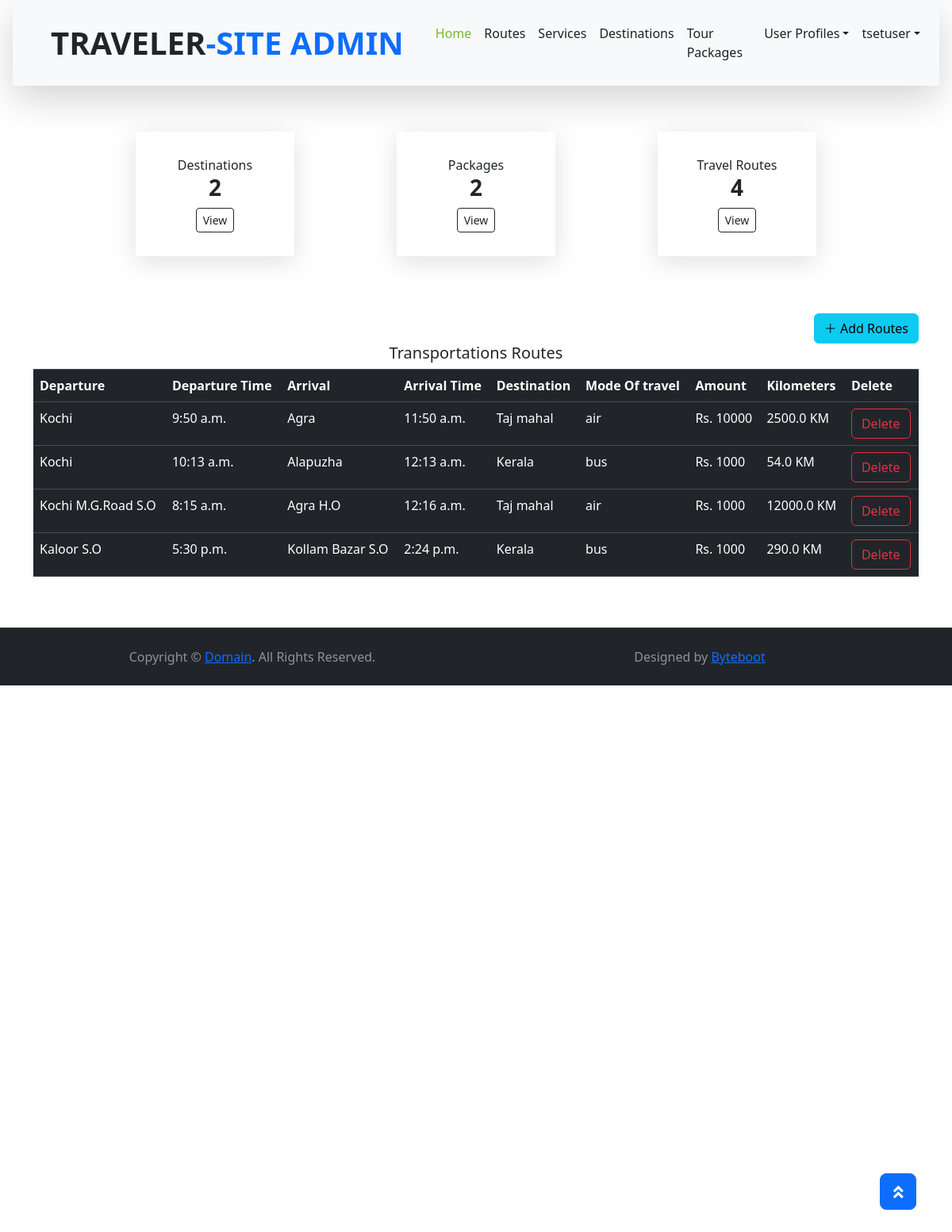
Screenshot of /destinations/RouteHome (signed in) with the database file from the repository.
### Destinations/models.py (models this page shows)
class Journey(models.Model):
    options = (("air","air"),("train","train"),("bus","bus"),("other","other"))
    staring_from = models.CharField(max_length=255,null=True,blank=True)
    spincode = models.IntegerField(null=True,blank=True)
    start_date = models.DateField(auto_now_add=False,null=True,blank=True),
    straing_time = models.TimeField(null=True,blank=True)
    destination = models.CharField(max_length=255,null=True,blank=True)
    epincode = models.IntegerField(null=True,blank=True)
    stopbetween_mode = models.CharField(max_length=255, choices=options,null=True,blank=True)
    stop_beteween = models.CharField(max_length=255,null=True)
    destination_include = models.ForeignKey(Destination, on_delete=models.SET_NULL,null=True,blank=True)
    end_date = models.DateField(auto_now_add=False,null=True,blank=True),
    ending_time = models.TimeField(null=True,blank=True)
    Time_Taken_toTravel_in_Hours = models.FloatField(null=True,blank=True)
    mode_of_travel = models.CharField(max_length=255, choices=options,null=True,blank=True)
    cost = models.IntegerField(null=True,blank=True)
    total_Kilomeaters = models.FloatField(null=True,blank=True)

class Destination(models.Model):
    destination_name = models.CharField(max_length=255)
    key_words = models.CharField(max_length=255)
    image = models.FileField(upload_to="destination_image")
    place = models.CharField(max_length=255)
    district = models.CharField(max_length=255)
    contry = models.ForeignKey(Contry, on_delete=models.CASCADE)
    date = models.DateField(auto_now_add=True)
    attractions = models.CharField(max_length=1000)
    address = models.TextField(max_length=1000)
    postel_code = models.IntegerField()
    def __str__(self):
        return self.destination_name

### Destinations/views.py (the view, shortened to what this page needs)
# urls.py: path("RouteHome",views.RouteHome,name="RouteHome"),
def RouteHome(request):
    desti = Destination.objects.all()
    paki = Packages.objects.all()
    form = JournyAddForm()
    jou = Journey.objects.all()
    context = {
        "noofdesti":len(desti),
        "lenpaki":len(paki),
        "jour":jou,
        "lenjour":len(jou),
        "form":form,
    }
    return render(request, "routes.html",context)

### templates/routes.html (shortened to what this page needs)
{% extends "adminindex.html" %}
{% block content %}
<br>
<div class="container mb-5">
    <div class="row">
        <div class="col-md-12 text-right">
            <button class="btn btn-info" data-bs-toggle="offcanvas" data-bs-target="#offcanvasRight" aria-controls="offcanvasRight"><i class="bi bi-plus-lg"></i> Add Routes </button>
        </div>
        <div class="col-md-12">
            <h5 class="text-center">Transportations Routes</h5>
            <div class="boxe">
                <table class="table table-dark table-stripped">
                    <tr>
                        <th>Departure</th>
                        <th>Departure Time</th>
                        <th>Arrival</th>
                        <th>Arrival Time</th>
                        <th>Destination</th>
                        <th>Mode Of travel</th>
                        <th> Amount</th>
                        <th>Kilometers</th>
                        <th>Delete</th>
                    </tr>
                    {% for dst in jour  %}
                    <tr>
                        <td>{{dst.staring_from}}</td>
                        <td>{{dst.straing_time}}</td>
                        <td>{{dst.destination}}</td>
                        <td>{{dst.ending_time}}</td>
                        <td>{{dst.destination_include}}</td>
                        <td>{{dst.mode_of_travel}}</td>
                        <td>Rs. {{dst.cost}}</td>
                        <td>{{dst.total_Kilomeaters}} KM</td>
                        <th><a href="{%url 'DeleteRoute' dst.id %}" class="btn btn-outline-danger">Delete</a></th>
                    </tr>
                    {% endfor %}
                </table>
            </div>
        </div>
    </div>
</div>
{% endblock%}

### templates/adminindex.html (shortened to what this page needs)
<!DOCTYPE html>
{% load static %}
<html lang="en">
<head>
    <link href="https://cdnjs.cloudflare.com/ajax/libs/font-awesome/5.10.0/css/all.min.css" rel="stylesheet">
    <link href="{%static 'lib/owlcarousel/assets/owl.carousel.min.css' %}" rel="stylesheet">
    <link href="{%static 'lib/tempusdominus/css/tempusdominus-bootstrap-4.min.css' %}" rel="stylesheet" />
    <link rel="stylesheet" href="https://cdn.jsdelivr.net/npm/bootstrap-icons@1.11.3/font/bootstrap-icons.min.css">
    <link href="{%static 'css/style.css' %}" rel="stylesheet">
    <link href="https://cdn.jsdelivr.net/npm/bootstrap@5.3.2/dist/css/bootstrap.min.css" rel="stylesheet">
</head>
<body>
    <div class="container-fluid position-relative nav-bar p-0">
        <div class="container-fluid-lg position-relative p-0 px-lg-3" style="z-index: 9;">
            <nav class="navbar navbar-expand-lg bg-light navbar-light shadow-lg py-3 py-lg-0 pl-3 pl-lg-5">
                <a href="" class="navbar-brand">
                    <h1 class="m-0 text-primary"><span class="text-dark">TRAVELER</span>-SITE ADMIN</h1>
                </a>
                <div class="collapse navbar-collapse justify-content-between px-3" id="navbarCollapse">
                    <div class="navbar-nav ml-auto py-0">
                        <a href="{%url 'Index'%}" class="nav-item nav-link active">Home</a>
                        <a href="{%url 'RouteHome' %}" class="nav-item nav-link">Routes</a>
                        <a href="{%url 'Services' %}" class="nav-item nav-link">Services</a>
                        <a href="{%url 'DestinationHome' %}" class="nav-item nav-link">Destinations</a>
                        <a href="{%url 'PackageHome' %}" class="nav-item nav-link">Tour Packages</a>
                        <div class="nav-item dropdown">
                            <a href="#" class="nav-link dropdown-toggle" data-toggle="dropdown">User Profiles</a>
                        </div>
                        <div class="nav-item dropdown">
                            <a href="#" class="nav-link dropdown-toggle" data-toggle="dropdown">{{request.user}}</a>
                        </div>
                    </div>
                </div>
            </nav>
        </div>
    </div>
<div class="container mt-5 mb-5">
    <div class="content">
        <div class="items">
            <span>Destinations</span>
            <h3>{{noofdesti}}</h3>
            <a href="" class="btn btn-outline-dark btn-sm">View</a>
        </div>
        <div class="items">
            <span>Packages</span>
            <h3>{{lenpaki}}</h3>
            <a href="" class="btn btn-outline-dark btn-sm">View</a>
        </div>
        <div class="items">
            <span>Travel Routes</span>
            <h3>{{lenjour}}</h3>
            <a href="" class="btn btn-outline-dark btn-sm">View</a>
        </div>
    </div>
</div>
{% block content %}{% endblock%}
    <div class="container-fluid bg-dark text-white border-top py-4 px-sm-3 px-md-5" style="border-color: rgba(256, 256, 256, .1) !important;">
        <div class="row">
            <div class="col-lg-6 text-center text-md-left mb-3 mb-md-0">
                <p class="m-0 text-white-50">Copyright &copy; <a href="#">Domain</a>. All Rights Reserved.</a>
                </p>
            </div>
            <div class="col-lg-6 text-center text-md-right">
                <p class="m-0 text-white-50">Designed by <a href="#">Byteboot</a>
                </p>
            </div>
        </div>
    </div>
    <a href="#" class="btn btn-lg btn-primary btn-lg-square back-to-top"><i class="fa fa-angle-double-up"></i></a>
</body>
</html>

### templates/adminindex.html (style rules this page uses)
.content { display:flex; flex-wrap: wrap; justify-content: space-evenly; align-items: center; }
.content .items { padding: 30px; width:200px; overflow: hidden; text-align: center; box-shadow: rgba(100, 100, 111, 0.2) 0px 7px 29px 0px; margin-top: 10px; }

### rows the page displays
Journey: staring_from "Kochi", straing_time "9:50 a.m.", destination "Agra", ending_time "11:50 a.m.", destination_include "Taj mahal", mode_of_travel "air", cost "10000", total_Kilomeaters "2500.0"
Journey: staring_from "Kochi", straing_time "10:13 a.m.", destination "Alapuzha", ending_time "12:13 a.m.", destination_include "Kerala", mode_of_travel "bus", cost "1000", total_Kilomeaters "54.0"
Journey: staring_from "Kochi M.G.Road S.O", straing_time "8:15 a.m.", destination "Agra H.O", ending_time "12:16 a.m.", destination_include "Taj mahal", mode_of_travel "air", cost "1000", total_Kilomeaters "12000.0"
Journey: staring_from "Kaloor S.O", straing_time "5:30 p.m.", destination "Kollam Bazar S.O", ending_time "2:24 p.m.", destination_include "Kerala", mode_of_travel "bus", cost "1000", total_Kilomeaters "290.0"

### other values shown
{{ request.user }} "tsetuser"
{{ noofdesti }} "2"
{{ lenpaki }} "2"
{{ lenjour }} "4"
